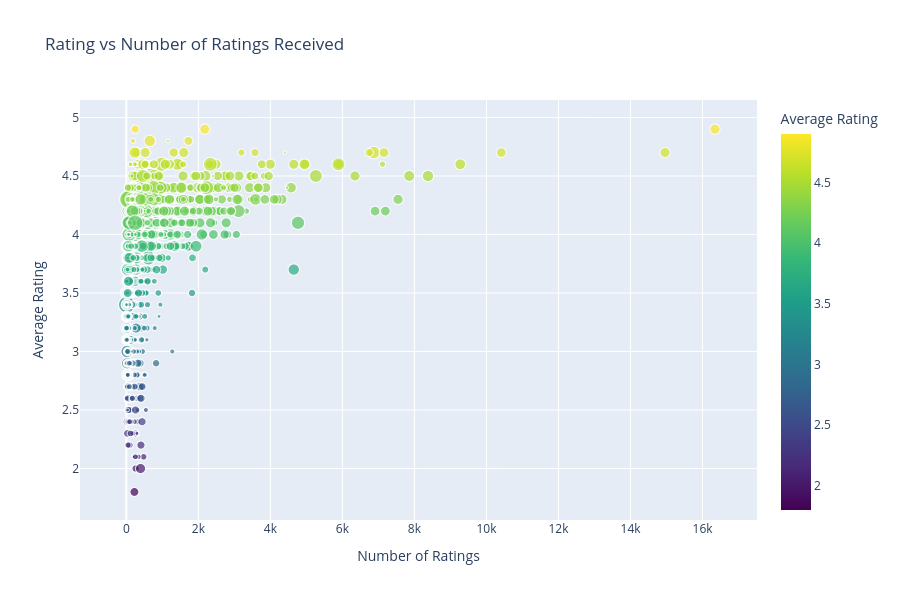

The code cell stored with this chart in its notebook:
### Code cell
# 3. Rating vs Number of Ratings Received
fig = px.scatter(
    df,
    x='num_ratings',
    y='rating',
    color='rating',
    size='avg_cost',
    hover_name='restaurant_name',
    title='Rating vs Number of Ratings Received',
    labels={'num_ratings': 'Number of Ratings', 'rating': 'Average Rating', 'avg_cost': 'Avg Cost'},
    color_continuous_scale='Viridis'
)

fig.update_layout(height=600)
fig.show()

# Calculate correlation
corr = df['rating'].corr(df['num_ratings'])
print(f"\nCorrelation between Rating and Number of Ratings: {corr:.3f}")

### Figure 1 — Plotly figure (JSON) as saved in the notebook; plotly's stock layout.template omitted (floating-point values rounded to 4 significant figures; data arrays with more than 128 entries replaced by an {"elided": "..."} marker saying what was removed)
{"data": [{"hovertemplate": "<b>%{hovertext}</b><br><br>Number of Ratings=%{x}<br>Average Rating=%{marker.color}<br>Avg Cost=%{marker.size}<extra></extra>", "hovertext": {"elided": "7105 str values"}, "legendgroup": "", "marker": {"color": {"elided": "7105 float values"}, "coloraxis": "coloraxis", "size": {"elided": "7105 int values"}, "sizemode": "area", "sizeref": 15, "symbol": "circle"}, "mode": "markers", "name": "", "showlegend": false, "type": "scattergl", "x": {"elided": "7105 int values"}, "xaxis": "x", "y": {"elided": "7105 float values"}, "yaxis": "y"}], "layout": {"coloraxis": {"colorbar": {"title": {"text": "Average Rating"}}, "colorscale": [[0, "#440154"], [0.1111, "#482878"], [0.2222, "#3e4989"], [0.3333, "#31688e"], [0.4444, "#26828e"], [0.5556, "#1f9e89"], [0.6667, "#35b779"], [0.7778, "#6ece58"], [0.8889, "#b5de2b"], [1, "#fde725"]]}, "height": 600, "legend": {"itemsizing": "constant", "tracegroupgap": 0}, "title": {"text": "Rating vs Number of Ratings Received"}, "xaxis": {"anchor": "y", "domain": [0, 1], "title": {"text": "Number of Ratings"}}, "yaxis": {"anchor": "x", "domain": [0, 1], "title": {"text": "Average Rating"}}}}
